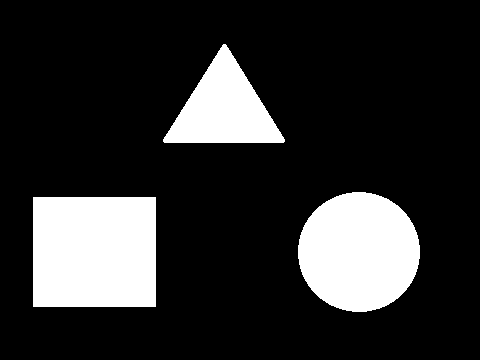
%> input picture CLASE_9/figures.bmp, 480 x 360 px
$ octave class_dilatation.m   (GNU Octave 9; MATLAB toolbox functions it lacks are replaced by stand-ins)
%> lines starting %> are read from the running program, lines starting %| are printed output that depends on the picture; in (x1, y1, x2, y2) boxes, pixels count from 0 and x2, y2 are one past the last pixel; in counts of white or black regions, pixels touching at a corner belong together; the program's own positions count from 1
% Hablamos de morfolog韆 (erosi髇 y dilataci髇), para dilataci髇 usamos un elemento estructurado que va a repertirnos la imagen de acuerdo a una matriz.
% This example is for dilatation
clear all; close all; clc
a = imread('figures.bmp');
%> a: size 360x480 logical; 18.2% white; 3 white regions, box (x1, y1, x2, y2) and area: (33, 197, 156, 307) 13530, (298, 192, 420, 312) 11491, (163, 44, 285, 143) 6365
[fil, col, cap]= size(a); if cap > 1; a = rgb2gray(a); end
%> after `[fil, col, cap]= size(a)`: fil = 360; col = 480; cap = 1
ee = strel ('square', 3); b=a;
for i = 1: 100; b=imdilate(b,ee); figure(1);imshow(b);pause(0.001);end
%> this loop made 100 passes
%> pass 1, `b=imdilate(b,ee)`:
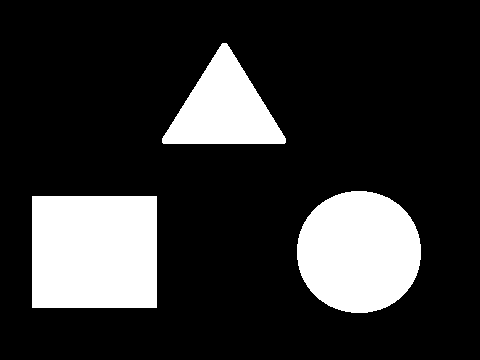
%> b: size 360x480 logical; 19% white; 3 white regions, box (x1, y1, x2, y2) and area: (32, 196, 157, 308) 14000, (297, 191, 421, 313) 11979, (162, 43, 286, 144) 6811
%> pass 2, `b=imdilate(b,ee)`:
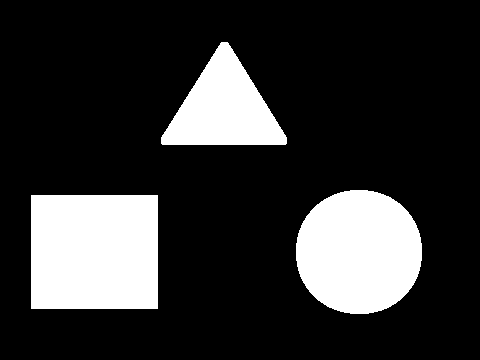
%> b: size 360x480 logical; 19.8% white; 3 white regions, box (x1, y1, x2, y2) and area: (31, 195, 158, 309) 14478, (296, 190, 422, 314) 12475, (161, 42, 287, 145) 7265
%> pass 3, `b=imdilate(b,ee)`:
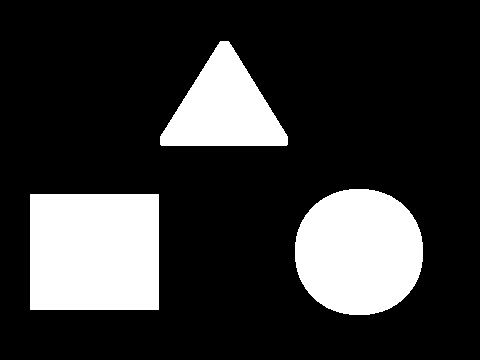
%> b: size 360x480 logical; 20.6% white; 3 white regions, box (x1, y1, x2, y2) and area: (30, 194, 159, 310) 14964, (295, 189, 423, 315) 12979, (160, 41, 288, 146) 7727
%> after the loop:
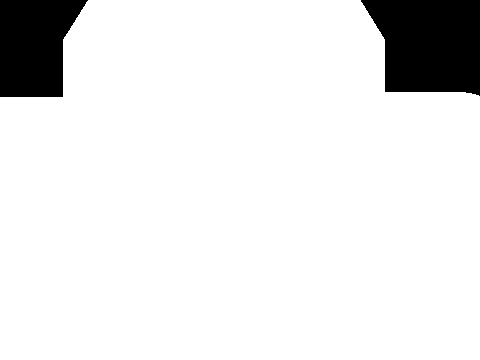
%> b: size 360x480 logical; 90.8% white; 2 black regions, box (x1, y1, x2, y2) and area: (361, 0, 480, 96) 9253, (0, 0, 88, 97) 6610
